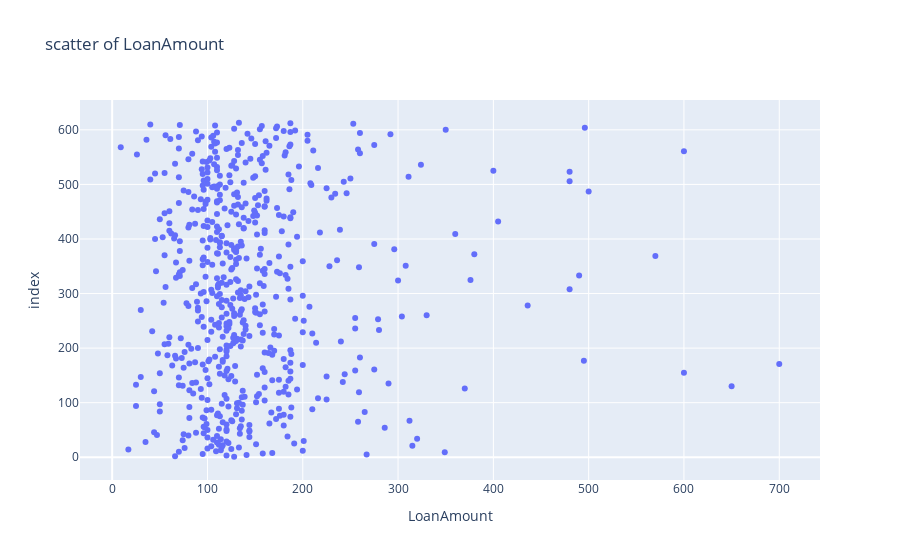

The cell this chart's notebook holds for it:
### Code cell
sc = px.scatter(df , x="LoanAmount" , title="scatter of LoanAmount")
sc.show()

### Figure 1 — Plotly figure (JSON) as saved in the notebook; plotly's stock layout.template omitted (floating-point values rounded to 4 significant figures; data arrays with more than 128 entries replaced by an {"elided": "..."} marker saying what was removed)
{"data": [{"hovertemplate": "LoanAmount=%{x}<br>index=%{y}<extra></extra>", "legendgroup": "", "marker": {"color": "#636efa", "symbol": "circle"}, "mode": "markers", "name": "", "orientation": "h", "showlegend": false, "type": "scatter", "x": {"elided": "614 int values"}, "xaxis": "x", "y": {"elided": "614 int values"}, "yaxis": "y"}], "layout": {"legend": {"tracegroupgap": 0}, "title": {"text": "scatter of LoanAmount"}, "xaxis": {"anchor": "y", "domain": [0, 1], "title": {"text": "LoanAmount"}}, "yaxis": {"anchor": "x", "domain": [0, 1], "title": {"text": "index"}}}}
